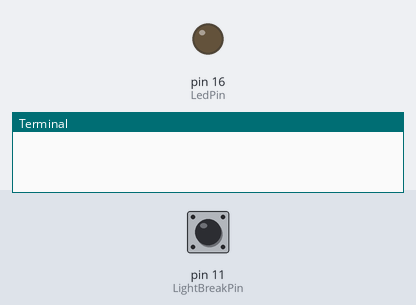
Bench run of a program on a simulated Raspberry Pi (header pin numbers). Shown: output pins drawn as LEDs (lit = HIGH), the last lines printed to the terminal. The inputs (shaded band) are chosen by the test bench; at power-on: pin 11 (LightBreakPin) HIGH.

Above: at 1.2 s.
1.3 s: pin 11 (LightBreakPin) pulled LOW for 0.25 s
At 1.5 s:
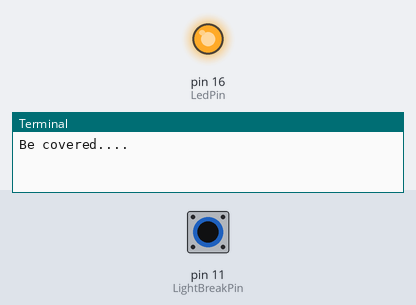
3.1 s: pin 11 (LightBreakPin) pulled LOW for 3.2 s
At 7.0 s:
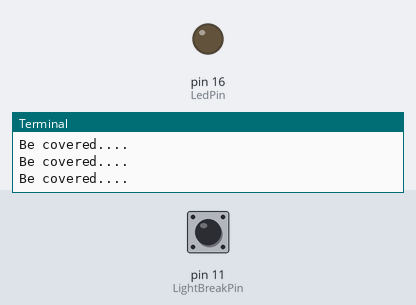
Timing chart, 0 to 8.5 s (numbered marks = the images above; inputs shaded):
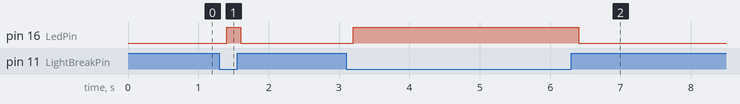

Measured:
- after the input at 1.3 s, pin 16 (LedPin): LOW → HIGH after 0.10 s, → LOW 0.20 s later
- after the input at 3.1 s, pin 16 (LedPin): LOW → HIGH after 0.10 s, → LOW 3.2 s later

The program:

lightBlock.py
```python
#!/usr/bin/env python
import RPi.GPIO as GPIO
import time

LightBreakPin = 11
LedPin = 16

def setup():
	GPIO.setmode(GPIO.BOARD)       # Numbers GPIOs by physical location
	GPIO.setup(LedPin, GPIO.OUT)   # Set LedPin's mode is output
	GPIO.setup(LightBreakPin, GPIO.IN, pull_up_down=GPIO.PUD_UP)
	GPIO.output(LedPin, GPIO.LOW) # Set LedPin low to off led


def loop():
	while True:
		if(GPIO.input(LightBreakPin) == 0):
			print 'Be covered....'
			GPIO.output(LedPin, GPIO.HIGH)
		else:
			GPIO.output(LedPin, GPIO.LOW)
		time.sleep(0.2)
def destroy():
	GPIO.output(LedPin, GPIO.LOW)     # led off
	GPIO.cleanup()                     # Release resource

if __name__ == '__main__':     # Program start from here
	setup()
	try:
		loop()
	except KeyboardInterrupt:  # When 'Ctrl+C' is pressed, the child program destroy() will be  executed.
		destroy()
```
